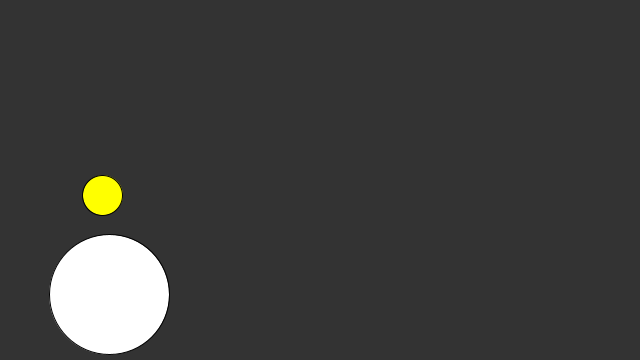
Frame 1 (no input)
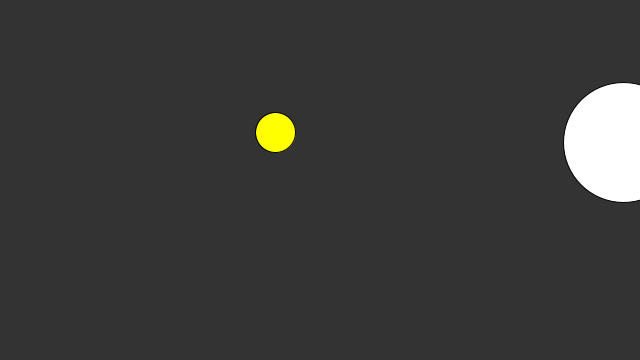
Frame 60 (the mouse pressed at the canvas centre just before this capture)
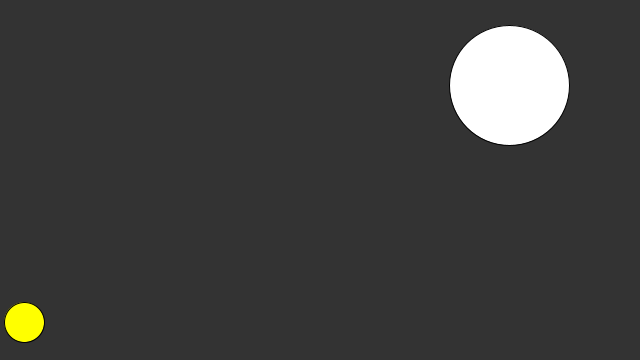
Frame 120 (the mouse held since frame 60 and released just before this capture)

The Processing sketch that drew these frames (run headless with seeded random() and noise(); from frame 60 on, the mouse is pressed at the canvas centre):

// Processing sketch: week15_04_circle_collision_con_sin_vector_N_N2_M_M2_swap
// ── week15_04_circle_collision_con_sin_vector_N_N2_M_M2_swap.pde
//week15_04_circle_collision_con_sin_vector_N_N2_M_M2_swap
void setup(){
  size(640,360);
}
Ball ball = new Ball(100,200,20);
Ball ball2 = new Ball(100,300,60);
void draw(){
  background(51);
  fill(255,255,0);
  ball.update();
  ball.display();
  fill(255);
  ball2.update();
  ball2.display();
  if(ball.checkCollision(ball2)) fill(#FFAAAA);
  else fill(255);
}

// ── Ball.pde
class Ball{
  float x,y,r;
  float vx,vy;
  Ball(int x0, int y0, int r0){
    x = x0;
    y = y0;
    r = r0;
    vx = random(-10,+10);
    vy = random(-10,+10);
  }
  boolean checkCollision(Ball other){
    if(dist(x+vx, y+vy, other.x+other.vx, other.y+other.vy) <= r + other.r){
      PVector diff = new PVector(other.x-x, other.y-y);
      float len = diff.mag(); //maganitude 量值、長度的意思
      print(len);
      float a = diff.heading(); //向量的方向，對應某個角度
   
      PVector N = diff.copy().normalize();
      N.mult(N.dot(new PVector(vx,vy)));
      PVector N2 = new PVector(-N.y,N.x).normalize();
      N2.mult(N2.dot(new PVector(vx,vy)));
      
      PVector M = diff.copy().normalize();
      M.mult(M.dot(new PVector(other.vx,other.vy)));
      PVector M2 = new PVector(-M.y,M.x).normalize();
      M2.mult(M2.dot(new PVector(other.vx,other.vy)));
      
      PVector newV1 = PVector.add(M,N2);
      PVector newV2 = PVector.add(N,M2);
      vx = newV1.x;
      vy = newV1.y;
      other.vx = newV2.x;
      other.vy = newV2.y;
      return true;
    }else return false;
  }
  void update(){
    if(x+vx > 640-4 || x+vx < 0+r) vx = -vx;
    if(y+vy <0+r || y+vy >360-r) vy = -vy;
    x += vx;
    y += vy;
  }
  void display(){
    ellipse(x,y,r+r,r+r);
  }
}
